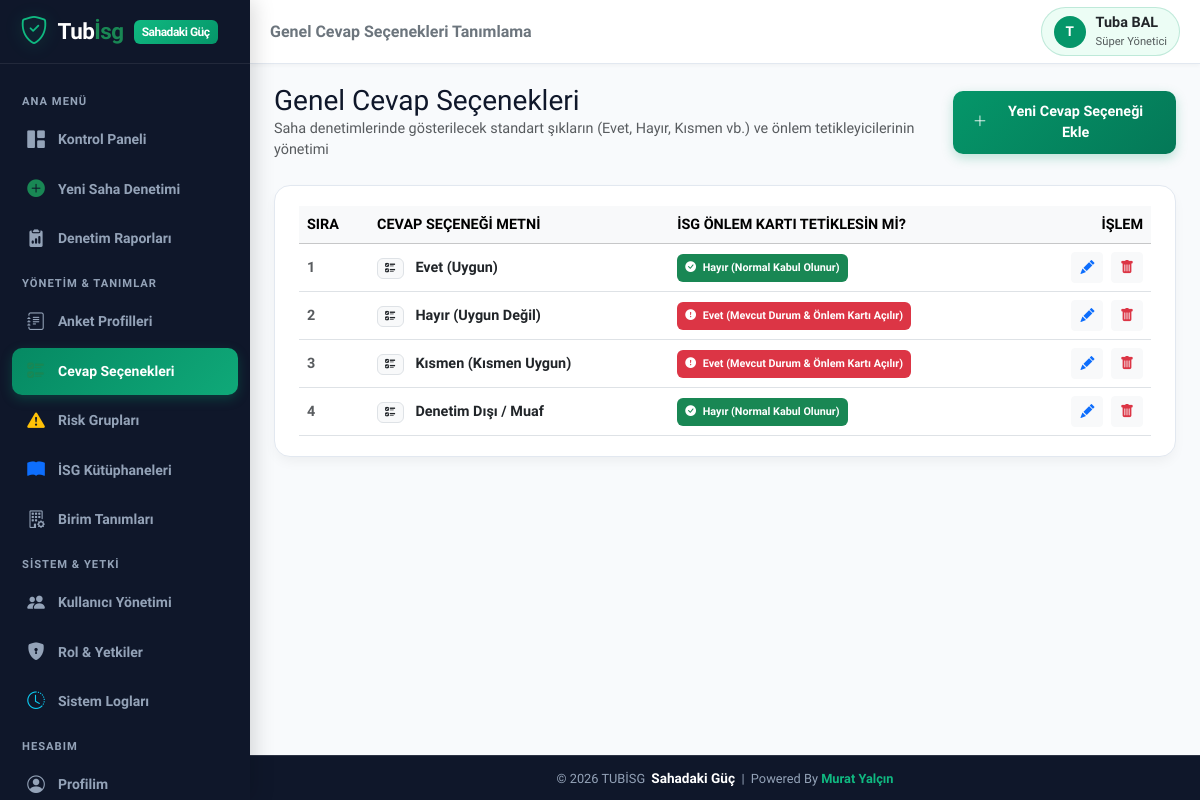
/global_options.php (signed in), run on the app's committed database.
### tables this page shows
CREATE TABLE IF NOT EXISTS `users` (
  `id` INT AUTO_INCREMENT PRIMARY KEY,
  `username` VARCHAR(50) NOT NULL UNIQUE,
  `password` VARCHAR(255) NOT NULL,
  `name_surname` VARCHAR(100) NOT NULL,
  `email` VARCHAR(100) NULL,
  `role_id` INT NOT NULL,
  `is_active` TINYINT(1) DEFAULT 1,
  `created_at` DATETIME DEFAULT CURRENT_TIMESTAMP,
  FOREIGN KEY (`role_id`) REFERENCES `roles`(`id`) ON DELETE CASCADE
);

CREATE TABLE IF NOT EXISTS `roles` (
  `id` INT AUTO_INCREMENT PRIMARY KEY,
  `role_name` VARCHAR(50) NOT NULL,
  `description` VARCHAR(255) NULL,
  `permissions` TEXT NOT NULL,
  `created_at` DATETIME DEFAULT CURRENT_TIMESTAMP
);

CREATE TABLE IF NOT EXISTS `global_options` (
  `id` INT AUTO_INCREMENT PRIMARY KEY,
  `option_text` VARCHAR(255) NOT NULL,
  `trigger_action` TINYINT(1) DEFAULT 0,
  `sort_order` INT DEFAULT 0,
  `is_active` TINYINT(1) DEFAULT 1,
  `created_at` DATETIME DEFAULT CURRENT_TIMESTAMP
);

### includes/auth.php (called while the page is built, shortened)
<?php
function is_logged_in() {
    return isset($_SESSION['user_id']) && !empty($_SESSION['user_id']);
}
function get_current_user_data() {
    static $currentUserData = null;
    if ($currentUserData !== null) return $currentUserData;
    $db = getDB();
    $stmt = $db->prepare("
        SELECT u.*, r.role_name, r.permissions
        FROM users u
        JOIN roles r ON u.role_id = r.id
        WHERE u.id = ? AND u.is_active = 1
    ");
    $stmt->execute([$_SESSION['user_id']]);
    $user = $stmt->fetch();
    $currentUserData = $user;
    return $user;
}
function has_permission($permission_key) {
    $user = get_current_user_data();
    if ((int)$user['role_id'] === 1) {
        return true;
    }
    $permissions = json_decode($user['permissions'], true);
    return isset($permissions[$permission_key]) && $permissions[$permission_key] === true;
}
function require_permission($permission_key) {
    if (!has_permission($permission_key)) {
        echo '<div style="font-family:sans-serif; padding:30px; text-align:center; background:#fff0f0; border-radius:12px; margin:50px auto; max-width:500px; color:#9b2c2c;">'
            . '<h2>🚫 Erişim Engellendi</h2>'
            . '<p>Bu işlemi yapmak için gerekli yetkiniz bulunmamaktadır.</p>'
            . '<a href="index.php" style="display:inline-block; padding:10px 20px; background:#e53e3e; color:#fff; text-decoration:none; border-radius:8px; margin-top:15px;">Ana Sayfaya Dön</a>'
            . '</div>';
        exit;
    }
}

### global_options.php (the view, shortened to what this page needs)
<?php
require_once __DIR__ . '/includes/auth.php';
require_permission('surveys_manage');
$db = getDB();
$options = $db->query("SELECT * FROM global_options ORDER BY sort_order ASC, id ASC")->fetchAll();
$pageTitle = 'Genel Cevap Seçenekleri Tanımlama';
include __DIR__ . '/includes/header.php';
?>
<div class="d-flex align-items-center justify-content-between mb-4">
  <div>
    <h3 class="fw-extrabold m-0">Genel Cevap Seçenekleri</h3>
    <p class="text-muted fs-7 m-0">Saha denetimlerinde gösterilecek standart şıkların (Evet, Hayır, Kısmen vb.) ve önlem tetikleyicilerinin yönetimi</p>
  </div>
  <button type="button" class="btn btn-primary-custom" data-bs-toggle="modal" data-bs-target="#addOptionModal">
    <i class="bi bi-plus-lg"></i> Yeni Cevap Seçeneği Ekle
  </button>
</div>
<div class="custom-card">
  <div class="table-responsive">
    <table class="table table-hover align-middle m-0">
      <thead class="table-light fs-8 text-uppercase text-muted">
        <tr>
          <th style="width:70px;">Sıra</th>
          <th>Cevap Seçeneği Metni</th>
          <th>İSG Önlem Kartı Tetiklesin mi?</th>
          <th class="text-end">İşlem</th>
        </tr>
      </thead>
      <tbody>
        <?php if (empty($options)): ?>
          <tr>
            <td colspan="4" class="text-center py-4 text-muted">Henüz hiç genel cevap seçeneği tanımlanmamış.</td>
          </tr>
        <?php else: ?>
          <?php foreach ($options as $opt): ?>
            <tr>
              <td class="fw-bold text-muted"><?php echo (int)$opt['sort_order']; ?></td>
              <td class="fw-bold text-dark fs-7">
                <span class="badge bg-light text-dark border me-2"><i class="bi bi-ui-checks"></i></span>
                <?php echo htmlspecialchars($opt['option_text']); ?>
              </td>
              <td>
                <?php if ($opt['trigger_action'] == 1): ?>
                  <span class="badge bg-danger p-2"><i class="bi bi-exclamation-circle-fill me-1"></i> Evet (Mevcut Durum & Önlem Kartı Açılır)</span>
                <?php else: ?>
                  <span class="badge bg-success p-2"><i class="bi bi-check-circle-fill me-1"></i> Hayır (Normal Kabul Olunur)</span>
                <?php endif; ?>
              </td>
              <td class="text-end">
                <button class="btn btn-sm btn-light text-primary me-1" data-bs-toggle="modal" data-bs-target="#editOptionModal<?php echo $opt['id']; ?>" title="Düzenle">
                  <i class="bi bi-pencil-fill"></i>
                </button>
                <form method="POST" action="global_options.php" class="d-inline confirm-delete-form" data-confirm-title="Cevap Seçeneğini Sil" data-confirm-text="Bu cevap seçeneğini silmek istediğinize emin misiniz?">
                  <button type="submit" class="btn btn-sm btn-light text-danger" title="Sil">
                    <i class="bi bi-trash-fill"></i>
                  </button>
                </form>
              </td>
            </tr>
          <?php endforeach; ?>
        <?php endif; ?>
      </tbody>
    </table>
  </div>
</div>
<?php include __DIR__ . '/includes/footer.php'; ?>

### includes/header.php (shortened to what this page needs)
<?php
require_once __DIR__ . '/auth.php';
$user = get_current_user_data();
$currentPage = basename($_SERVER['PHP_SELF']);
?>
<!DOCTYPE html>
<html lang="tr">
<head>
  <link href="https://cdn.jsdelivr.net/npm/bootstrap@5.3.2/dist/css/bootstrap.min.css" rel="stylesheet">
  <link href="https://cdn.jsdelivr.net/npm/bootstrap-icons@1.11.2/font/bootstrap-icons.min.css" rel="stylesheet">
  <link href="assets/css/style.css" rel="stylesheet">
</head>
<body class="<?php echo is_logged_in() ? 'logged-in-mobile' : ''; ?>">
<div class="app-wrapper">
  <aside class="sidebar">
    <div class="sidebar-header">
      <a href="dashboard.php" class="brand-logo">
        <i class="bi bi-shield-check brand-icon fs-3"></i>
        <span>Tub<span class="text-success">İsg</span></span>
        <span class="brand-badge">Sahadaki Güç</span>
      </a>
    </div>
    <div class="sidebar-nav">
      <div class="nav-category">Ana Menü</div>
      <a href="dashboard.php" class="nav-link-custom <?php echo ($currentPage == 'dashboard.php' || $currentPage == 'index.php') ? 'active' : ''; ?>">
        <i class="bi bi-grid-1x2-fill"></i>
        <span>Kontrol Paneli</span>
      </a>
      <?php if (has_permission('audit_conduct')): ?>
      <a href="audit_new.php" class="nav-link-custom <?php echo ($currentPage == 'audit_new.php' || $currentPage == 'audit_fill.php') ? 'active' : ''; ?>">
        <i class="bi bi-plus-circle-fill text-success"></i>
        <span>Yeni Saha Denetimi</span>
      </a>
      <?php endif; ?>
      <?php if (has_permission('audit_view')): ?>
      <a href="audits_list.php" class="nav-link-custom <?php echo ($currentPage == 'audits_list.php' || $currentPage == 'audit_detail.php') ? 'active' : ''; ?>">
        <i class="bi bi-clipboard2-data-fill"></i>
        <span>Denetim Raporları</span>
      </a>
      <?php endif; ?>
      <div class="nav-category">Yönetim & Tanımlar</div>
      <?php if (has_permission('surveys_manage')): ?>
      <a href="survey_templates.php" class="nav-link-custom <?php echo ($currentPage == 'survey_templates.php' || $currentPage == 'survey_edit.php') ? 'active' : ''; ?>">
        <i class="bi bi-journal-text"></i>
        <span>Anket Profilleri</span>
      </a>
      <a href="global_options.php" class="nav-link-custom <?php echo $currentPage == 'global_options.php' ? 'active' : ''; ?>">
        <i class="bi bi-ui-checks text-success"></i>
        <span>Cevap Seçenekleri</span>
      </a>
      <a href="risk_groups.php" class="nav-link-custom <?php echo $currentPage == 'risk_groups.php' ? 'active' : ''; ?>">
        <i class="bi bi-exclamation-triangle-fill text-warning"></i>
        <span>Risk Grupları</span>
      </a>
      <a href="risk_libraries.php" class="nav-link-custom <?php echo $currentPage == 'risk_libraries.php' ? 'active' : ''; ?>">
        <i class="bi bi-book-fill text-primary"></i>
        <span>İSG Kütüphaneleri</span>
      </a>
      <?php endif; ?>
      <?php if (has_permission('units_manage')): ?>
      <a href="units.php" class="nav-link-custom <?php echo $currentPage == 'units.php' ? 'active' : ''; ?>">
        <i class="bi bi-building-gear"></i>
        <span>Birim Tanımları</span>
      </a>
      <?php endif; ?>
      <?php if (has_permission('users_manage') || has_permission('logs_view')): ?>
      <div class="nav-category">Sistem & Yetki</div>
      <?php if (has_permission('users_manage')): ?>
      <a href="users.php" class="nav-link-custom <?php echo $currentPage == 'users.php' ? 'active' : ''; ?>">
        <i class="bi bi-people-fill"></i>
        <span>Kullanıcı Yönetimi</span>
      </a>
      <a href="roles.php" class="nav-link-custom <?php echo $currentPage == 'roles.php' ? 'active' : ''; ?>">
        <i class="bi bi-shield-lock-fill"></i>
        <span>Rol & Yetkiler</span>
      </a>
      <?php endif; ?>
      <?php if (has_permission('logs_view')): ?>
      <a href="logs.php" class="nav-link-custom <?php echo $currentPage == 'logs.php' ? 'active' : ''; ?>">
        <i class="bi bi-clock-history text-info"></i>
        <span>Sistem Logları</span>
      </a>
      <?php endif; ?>
      <?php endif; ?>
      <div class="nav-category">Hesabım</div>
      <a href="profile.php" class="nav-link-custom <?php echo $currentPage == 'profile.php' ? 'active' : ''; ?>">
        <i class="bi bi-person-circle"></i>
        <span>Profilim</span>
      </a>
    </div>
  </aside>
  <main class="main-content">
    <header class="top-navbar">
      <div class="d-flex align-items-center gap-3">
        <h5 class="m-0 fw-bold d-none d-sm-block text-secondary fs-6">
          <?php echo isset($pageTitle) ? htmlspecialchars($pageTitle) : 'İSG Saha Platformu'; ?>
        </h5>
      </div>
      <div class="d-flex align-items-center gap-3">
        <?php if ($user): ?>
        <a href="profile.php" class="user-profile-badge text-decoration-none" title="Profil Ayarları">
          <div class="avatar-circle">
            <?php echo mb_substr($user['name_surname'], 0, 1, 'UTF-8'); ?>
          </div>
          <div class="d-none d-md-block text-start">
            <div class="fw-bold fs-7 leading-tight text-dark"><?php echo htmlspecialchars($user['name_surname']); ?></div>
            <div class="text-muted fs-8" style="font-size:0.7rem;"><?php echo htmlspecialchars($user['role_name']); ?></div>
          </div>
        </a>
        <?php endif; ?>
      </div>
    </header>
    <div class="page-container">

### data on the page
users: name_surname "T", name_surname "Tuba BAL", role.role_name "Süper Yönetici"
global_options: sort_order "1", option_text "Evet (Uygun)", trigger_action 0 (drawn)
global_options: sort_order "2", option_text "Hayır (Uygun Değil)", trigger_action 1 (drawn)
global_options: sort_order "3", option_text "Kısmen (Kısmen Uygun)", trigger_action 1 (drawn)
global_options: sort_order "4", option_text "Denetim Dışı / Muaf", trigger_action 0 (drawn)

### other printed values
$pageTitle "Genel Cevap Seçenekleri Tanımlama"
